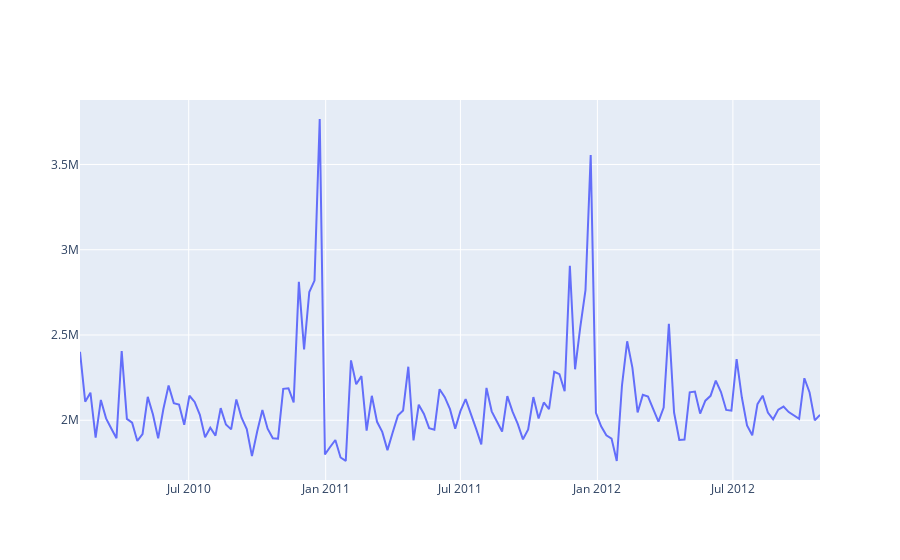

Notebook source saved alongside this figure:
### Markdown cell above
c) Genera un gráfico de líneas que muestre la evolución de las ventas semanales $Weekly Sales$ a lo largo del tiempo para la tienda con más ventas totales. ¿Observas algún patrón estacional o tendencia? (1 puntos)

### Code cell
df = pd.read_csv('Walmart.csv')
df['Unemployment'] = df['Unemployment'].fillna(df['Unemployment'].mean())
df['Date'] = df['Date'].apply(lambda x: datetime.strptime(x, '%d-%m-%Y'))

df_store_max_sales = df[df['Store'] == df_stores.idxmax()] # Es la tienda Número 20
# There are too many date in the ylabel, we can change it to month
plt.plot(df[df['Store']==20]['Date'],df[df['Store']==20]['Weekly_Sales'])
plt.xlabel('Date')
plt.ylabel('Weekly Sales')
plt.title('Weekly Sales for Store 20')
plt.show()

fig = go.Figure()
fig.add_trace(
    go.Scatter(
        x = df[df['Store']==20]['Date'],
        y = df[df['Store']==20]['Weekly_Sales'],
        mode='lines'
    )
)


# Se puede observar como las fechas cercanas a los festivos hay un aumento en las ventas significativo. También podemos observar una componente estacional en las ventas, con un periodo de 12 meses.

### Figure 1 — Plotly figure (JSON) as saved in the notebook; plotly's stock layout.template omitted (floating-point values rounded to 4 significant figures; data arrays with more than 128 entries replaced by an {"elided": "..."} marker saying what was removed)
{"data": [{"mode": "lines", "x": {"elided": "143 str values"}, "y": {"elided": "143 float values"}, "type": "scatter"}], "layout": {}}
